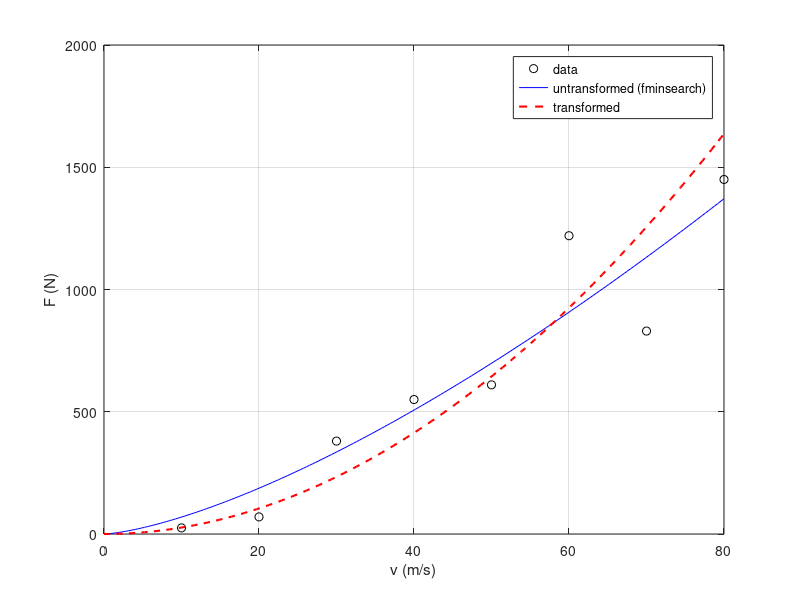

Recreate this plot in MATLAB.
% TOPIC: regression
% TITLE: Nonlinear regression of a power model with fminsearch (untransformed data)
% SOURCE: CE206 slides 04 pages 15-17 (fSSR)
% KEYWORDS: nonlinear regression, fminsearch, sum of squares of residuals, fssr, power model, untransformed, compare with transformed fit
% PROBLEM:
% For the wind tunnel data (v = 10:10:80 m/s, F = 25 70 380 550 610 1220 830 1450 N), determine
% the coefficients of F = a1*v^a2 by minimizing the sum of the squares of the residuals with
% fminsearch (initial guess a = [1, 1]). Compare with the log-transformed fit F = 0.2741 v^1.9842
% on a plot.
% CHECK: norm(a - [2.5384 1.4359]) < 2e-3
% CODE:
v = 10:10:80;
F = [25 70 380 550 610 1220 830 1450];
SSR = @(a) sum((F - a(1)*v.^a(2)).^2);
a = fminsearch(SSR, [1 1]);
fprintf('Nonlinear fit: F = %.4f v^%.4f, SSR = %.2f\n', a(1), a(2), SSR(a));
fprintf('Transformed fit: F = 0.2741 v^1.9842, SSR = %.2f\n', SSR([0.2741 1.9842]));
vv = linspace(0, 80, 200);
figure;
plot(v, F, 'ko', vv, a(1)*vv.^a(2), 'b-', vv, 0.2741*vv.^1.9842, 'r--', 'LineWidth', 1.5);
grid on; xlabel('v (m/s)'); ylabel('F (N)'); legend('data', 'untransformed (fminsearch)', 'transformed');
